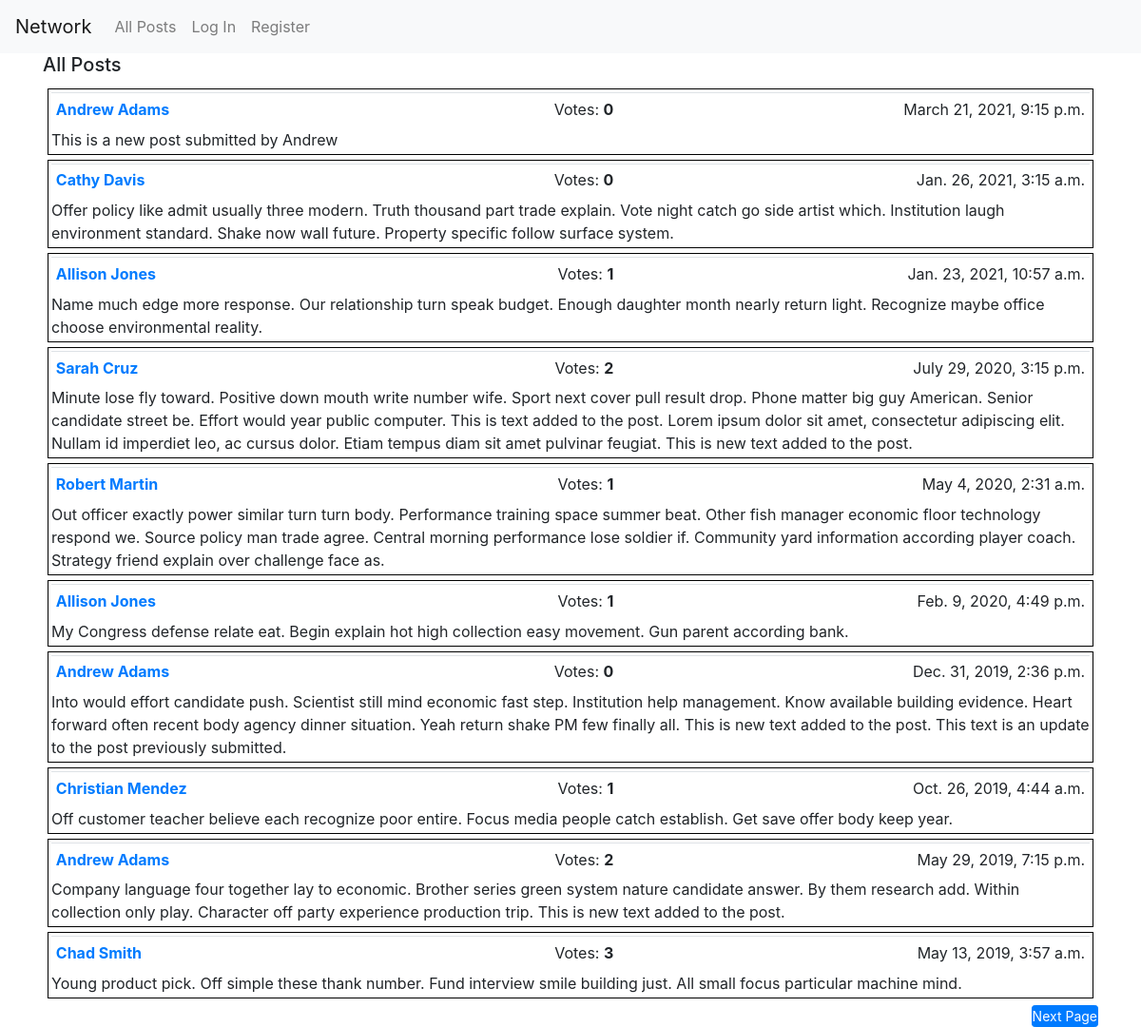
The page / on the database its author committed.
### network/models.py (models this page shows, shortened)
class Post(models.Model):
    user = models.ForeignKey("User", on_delete=models.CASCADE, related_name='posts')
    timestamp = models.DateTimeField(default=timezone.now)
    body = models.TextField(blank=False)
    class Meta:
        ordering = ['-timestamp',]

class User(AbstractUser):
    pass

### network/views.py (the view)
# urls.py: path("", views.index, name="index"),
def index(request):
    all_posts = utils.enrich(request, Post.objects.all().order_by('-timestamp'))
    paginator = Paginator(all_posts, 10)
    page_number = request.GET.get('page')
    page_obj = paginator.get_page(page_number)
    return render(request, 'network/index.html', {'page_obj': page_obj})

### network/utils.py (called while the page is built)
def enrich (request, p):
    all_posts = p.annotate(num_votes=Count("vote"))
    if request.user.is_authenticated:
        u1 = request.user
        v1 = Vote.objects.filter(user=u1).values_list('like')
        all_posts = all_posts.annotate(has_my_vote=Case(
            When(id__in=v1), then=Value(True), default=Value(False), output_field=BooleanField()
        ))
    return (all_posts)

### network/templates/network/index.html (shortened to what this page needs)
{% extends "network/layout.html" %}
{% load static %}
{% block body %}
  <div id="all-post-view">
    <h5>All Posts</h5>
  </div>
{% endblock %}

### network/templates/network/layout.html (shortened to what this page needs)
{% load static %}
<!DOCTYPE html>
<html lang="en">
    <head>
        <link rel="stylesheet" href="https://stackpath.bootstrapcdn.com/bootstrap/4.4.1/css/bootstrap.min.css">
        <link href="{% static 'network/styles.css' %}" rel="stylesheet">
    </head>
    <body>
        <nav class="navbar navbar-expand-lg navbar-light bg-light">
            <a class="navbar-brand" href="#">Network</a>
            <div>
              <ul class="navbar-nav mr-auto">
                <li class="nav-item">
                  <a class="nav-link" href="{% url 'index' %}">All Posts</a>
                </li>
                {% if user.is_authenticated %}
                    <li class="nav-item">
                        <a class="nav-link" href="{% url 'following_posts' user.id %}">Following</a>
                    </li>
                    <li class="nav-item">
                        <a class="nav-link" href="{% url 'logout' %}">Log Out</a>
                    </li>
                {% else %}
                    <li class="nav-item">
                        <a class="nav-link" href="{% url 'login' %}">Log In</a>
                    </li>
                    <li class="nav-item">
                        <a class="nav-link" href="{% url 'register' %}">Register</a>
                    </li>
                {% endif %}
              </ul>
            </div>
          </nav>
        <div class="container">
            {% block body %}
            {% endblock %}
        <div class="pagination">
          <span class="step-links">
            {% for post in page_obj %}
              <div id="posts">
                <table class = "table table1 table-sm">
                  <tr>
                      <td class="w-40"><a href="{% url 'resume' post.user.id %}">
                            <b>{{ post.user.first_name }} {{ post.user.last_name }}</b>
                          </a>
                      </td>
                      <td class="w-15" style="text-align: right" id="votes">Votes:  <b>{{ post.num_votes }}</b>&nbsp</td>
                      <td class="w-10" style="text-align: center" id="vote-btn">
                      </td>
                      <td class="w-30"><span style="float: right">{{ post.timestamp }}</span></td>
                  </tr>
                </table>
                {% if post.user.username == user.username %}
                    <div class="match" onclick="show_post_form(this, {{ post.id }})">
                      {{ post.body }}
                    </div>
                {% else %}
                  <div class="nomatch">
                    {{ post.body }}
                  </div>
                {% endif %}
              </div>
            {% endfor %}
            {% if page_obj.has_next %}
              <span style="float: right">
                <a class="btn btn-primary btn-sm" href="?page={{ page_obj.next_page_number }}">Next Page</a>
              </span>
            {% endif %}
          </span>
        </div>
        </div>
    </body>
</html>

### network/static/network/styles.css (style rules this page uses)
html { font-family: Arial, sans-serif; }
#posts { max-height: 500px; overflow-y: auto; padding: 3px; margin: 5px; border: 1px solid black; }
.btn { padding: 0; }
.table1 { padding: 3px; border-collapse: collapse; overflow: auto; margin-bottom: 3px; }
table .w-15 { width: 15%; }
table .w-30 { width: 30%; }
table .w-40 { width: 40%; }
#votes { text-align: right; }
#vote-btn { text-align: center; }

### rows shown on the page
Post: user.first_name "Andrew", user.last_name "Adams", num_votes "0", timestamp "March 21, 2021, 9:15 p.m.", body "This is a new post submitted by Andrew"
Post: user.first_name "Cathy", user.last_name "Davis", num_votes "0", timestamp "Jan. 26, 2021, 3:15 a.m.", body "Offer policy like admit usually three modern. Truth thousand part trade explain. Vote night catch go side artist which. Institution laugh environment standard. Shake now wall future. Property specific follow surface system."
Post: user.first_name "Allison", user.last_name "Jones", num_votes "1", timestamp "Jan. 23, 2021, 10:57 a.m.", body "Name much edge more response. Our relationship turn speak budget. Enough daughter month nearly return light. Recognize maybe office choose environmental reality."
Post: user.first_name "Sarah", user.last_name "Cruz", num_votes "2", timestamp "July 29, 2020, 3:15 p.m.", body "Minute lose fly toward. Positive down mouth write number wife. Sport next cover pull result drop. Phone matter big guy American. Senior candidate street be. Effort would year public computer. This is text added to the post. Lorem ipsum dolor sit amet, consectetur adipiscing elit. Nullam id imperdiet leo, ac cursus dolor. Etiam tempus diam sit amet pulvinar feugiat. This is new text added to the post."
Post: user.first_name "Robert", user.last_name "Martin", num_votes "1", timestamp "May 4, 2020, 2:31 a.m.", body "Out officer exactly power similar turn turn body. Performance training space summer beat. Other fish manager economic floor technology respond we. Source policy man trade agree. Central morning performance lose soldier if. Community yard information according player coach. Strategy friend explain over challenge face as."
Post: user.first_name "Allison", user.last_name "Jones", num_votes "1", timestamp "Feb. 9, 2020, 4:49 p.m.", body "My Congress defense relate eat. Begin explain hot high collection easy movement. Gun parent according bank."
Post: user.first_name "Andrew", user.last_name "Adams", num_votes "0", timestamp "Dec. 31, 2019, 2:36 p.m.", body "Into would effort candidate push. Scientist still mind economic fast step. Institution help management. Know available building evidence. Heart forward often recent body agency dinner situation. Yeah return shake PM few finally all. This is new text added to the post. This text is an update to the post previously submitted."
Post: user.first_name "Christian", user.last_name "Mendez", num_votes "1", timestamp "Oct. 26, 2019, 4:44 a.m.", body "Off customer teacher believe each recognize poor entire. Focus media people catch establish. Get save offer body keep year."
Post: user.first_name "Andrew", user.last_name "Adams", num_votes "2", timestamp "May 29, 2019, 7:15 p.m.", body "Company language four together lay to economic. Brother series green system nature candidate answer. By them research add. Within collection only play. Character off party experience production trip. This is new text added to the post."
Post: user.first_name "Chad", user.last_name "Smith", num_votes "3", timestamp "May 13, 2019, 3:57 a.m.", body "Young product pick. Off simple these thank number. Fund interview smile building just. All small focus particular machine mind."
